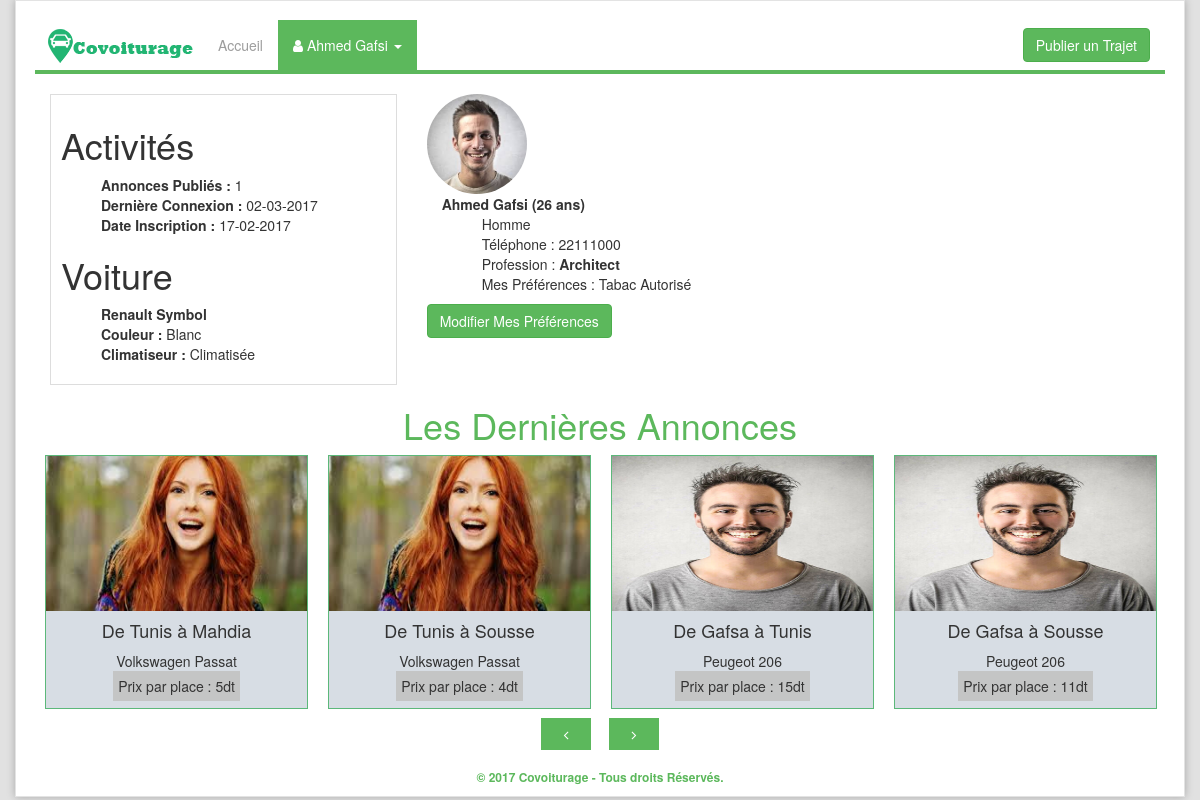
The app's page /mon_profil.php (signed in), older data.
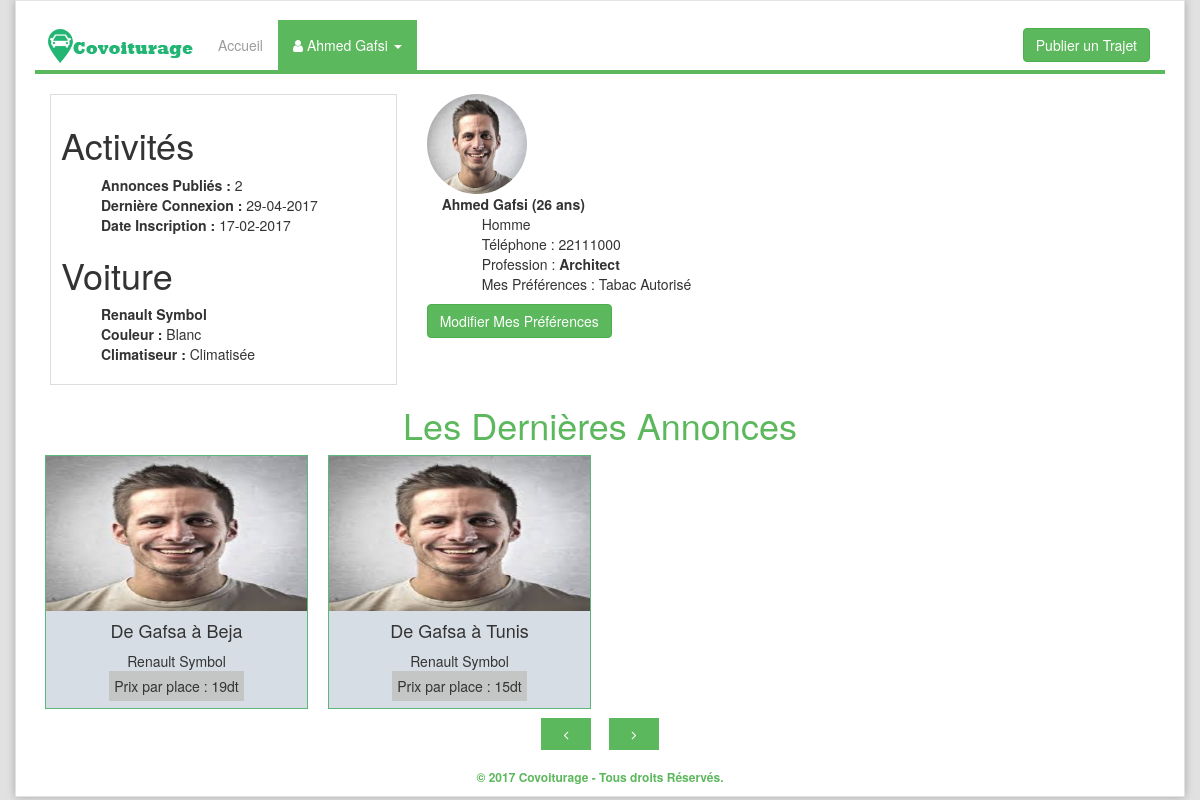
The same page, newer data.
### tables this page shows
CREATE TABLE `users` (
  `userid` int(11) NOT NULL,
  `fname` varchar(250) NOT NULL,
  `lname` varchar(250) NOT NULL,
  `birthdate` date NOT NULL,
  `gender` varchar(250) NOT NULL,
  `email` varchar(250) NOT NULL,
  `password` varchar(250) NOT NULL,
  `avatar` text NOT NULL,
  `register_date` datetime NOT NULL,
  `date_login` date DEFAULT '0000-00-00',
  `profession` varchar(250) NOT NULL DEFAULT 'Non Précisé',
  `tabac` varchar(250) NOT NULL DEFAULT 'Non Précisé',
  `tel` varchar(50) NOT NULL
);

CREATE TABLE `trajets` (
  `idtrajet` int(11) NOT NULL,
  `vehicleid` int(11) NOT NULL,
  `userid` int(11) NOT NULL,
  `depart` varchar(250) NOT NULL,
  `arriver` varchar(250) NOT NULL,
  `places` varchar(250) NOT NULL,
  `date_t` date NOT NULL DEFAULT '0000-00-00',
  `time_t` varchar(250) NOT NULL,
  `aller_retour` varchar(250) NOT NULL,
  `trajet` varchar(250) NOT NULL,
  `price` varchar(250) NOT NULL
);

CREATE TABLE `vehicles` (
  `vehicleid` int(11) NOT NULL,
  `userid` int(11) NOT NULL,
  `mark` varchar(250) NOT NULL,
  `color` varchar(250) NOT NULL,
  `air_cond` varchar(250) NOT NULL
);

### inc/Database.php (called while the page is built, shortened)
<?php
class Database
{
    private $pdo;
    private function Connect()
    {
        $this->settings = parse_ini_file("settings.ini.php");
        $dsn = 'mysql:dbname=' . $this->settings["dbname"] . ';host=' . $this->settings["host"] . '';
        try {
            $this->pdo = new PDO($dsn, $this->settings["user"], $this->settings["password"]);
        } catch (PDOException $e) {
            echo $e->getMessage();
            die();
        }
    }
    public function GetUserInfo($userid)
    {
        $query = $this->pdo->prepare("SELECT * FROM users WHERE userid = '$userid'");
        $query->execute();
        return $query->fetchAll();
    }
    public function GetAnnonces(){
        $query = $this->pdo->prepare("SELECT t.*, u.avatar, v.* FROM trajets t, users u, vehicles v WHERE  t.userid=u.userid AND t.vehicleid=v.vehicleid ORDER BY t.idtrajet DESC");
        $query->execute();
        return $query->fetchAll();
    }
    public function TotalAnnonces($userid){
        $query = $this->pdo->prepare("SELECT * FROM trajets WHERE userid='$userid'");
        $query->execute();
        return $query->rowCount();
    }
}

### mon_profil.php (the view, shortened to what the changed rows need)
<?php
require 'inc/Database.php';
$db = new Database();
$userinfo = $db->GetUserInfo($_SESSION['userid']);
foreach ($userinfo as $user) {
    $pic         = $user['avatar'];
    $gender      = $user['gender'];
    $username    = $user['fname'] . ' ' . $user['lname'];
    $birthdate   = $user['birthdate'];
    $date_login  = date('d-m-Y', strtotime($user['date_login']));
    $date_inscri = date('d-m-Y', strtotime($user['register_date']));
    $tabac       = $user['tabac'];
    $tel         = $user['tel'];
    $profession  = $user['profession'];
}
$listannonces    = $db->GetAnnonces();
$totalannonces   = $db->TotalAnnonces($_SESSION['userid']);
?>
<!DOCTYPE html>
<html>
<head>
    <link rel="stylesheet" type="text/css" href="css/style.css">
</head>
<body>
<div id="wrapper" class="container well">
    <header>
        <nav class="navbar navbar-inverse">
            <div class="navbar-collapse collapse">
                <ul class="nav navbar-nav">
                    <li class="active dropdown">
                        <a href="#" class="dropdown-toggle" data-toggle="dropdown"><i
                                class="fa fa-user"></i> <?= $username; ?> <b
                                class="caret"></b></a>
                    </li>
                </ul>
            </div>
        </nav>
    </header>
    <div class="row">
        <div class="col-md-12">
            <div class="col-md-4">
                <div class="profil">
                    <h1>Activités</h1>
                    <ul>
                        <li><b>Annonces Publiés :</b> <?=$totalannonces;?></li>
                        <li><b>Dernière Connexion :</b> <?= $date_login; ?></li>
                        <li><b>Date Inscription :</b> <?= $date_inscri; ?></li>
                    </ul>
                    <h1>Voiture</h1>
                </div>
            </div>
            <div class="col-md-8">
                <div>
                    <div class="profile-pic">
                        <img src="img/<?= $pic; ?>" class="profile-pic profilepic img-circle"/>
                    </div>
                </div>
                <div class="col-md-12">
                    <b><?= $username . ' (' . date_diff(date_create($birthdate), date_create('today'))->y . ' ans)'; ?></b>
                    <ul>
                        <li><?= $gender; ?></li>
                        <li>Téléphone : <?= $tel; ?></li>
                        <li>Profession : <b><?=$profession;?></b></li>
                        <li>Mes Préférences : Tabac <?= $tabac; ?></li>
                    </ul>
                </div>
            </div>
        </div>
        <div class="col-md-12 text-center">
            <h1 class="main-heading">Les Dernières Annonces</h1>
        </div>
        <div class="col-md-12">
            <div id="acts" class="owl-carousel owl-theme">
                <?php foreach ($listannonces as $a){ ?>
                    <div class="item act-content">
                        <a href="Detail-Annonce-<?=$a['idtrajet'];?>">
                            <div class="im-container">
                                <img class="img-responsive" src="img/<?=$a['avatar'];?>" alt="">
                            </div>
                            <div class="text-center holder">
                                <h4>De <?=$a['depart'];?> à <?=$a['arriver'];?></h4>
                                <span class="tag col-md-12"><?=$a['mark'];?></span>
                                <span class="price">Prix par place : <?=$a['price'];?>dt</span>
                            </div>
                        </a>
                    </div>
                <?php } ?>
            </div>
        </div>
    </div>
</div>
</body>
</html>

Row changes from the older to the newer data that the page shows:
removed trajets: userid.avatar (picture), depart "Tunis", arriver "Mahdia", vehicleid.mark "Volkswagen Passat", price "5"
removed trajets: userid.avatar (picture), depart "Tunis", arriver "Sousse", vehicleid.mark "Volkswagen Passat", price "4"
removed trajets: userid.avatar (picture), depart "Gafsa", arriver "Tunis", vehicleid.mark "Peugeot 206", price "15"
removed trajets: userid.avatar (picture), depart "Gafsa", arriver "Sousse", vehicleid.mark "Peugeot 206", price "11"
changed users "Ahmed Gafsi": date_login "02-03-2017" → "29-04-2017"
added trajets: userid.avatar (picture), depart "Gafsa", arriver "Beja", vehicleid.mark "Renault Symbol", price "19"
added trajets: userid.avatar (picture), depart "Gafsa", arriver "Tunis", vehicleid.mark "Renault Symbol", price "15"
Text that changed along with them:
$totalannonces: "1" → "2"
